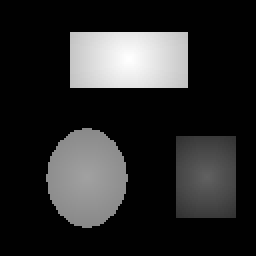
#> input picture UNSTPB/Year IV/Semester 1/Image Processing/Laboratory Exam Recap/tst2.bmp, 128 x 128 px (shown 2 times larger)
$ python 2.py
#> lines starting #> are read from the running program, lines starting #| are printed output that depends on the picture
#%%

#b) Make an image that contains the magnitudes of the vertical edges of the object that has the lightest gray levels.
#1. Segment the image so that you have the two labels: one for the object and one for the background. Visualize the segmented image with the appropriate vmin and vmax.

#import the necessary libraries
import numpy as np
import matplotlib.pyplot as plt
from skimage import io, color

#close all other images
plt.close('all')

#read the image and convert to grayscale
img = io.imread('tst2.bmp')
#> img is the input picture: shape (128, 128, 3); min 1, max 255, mean 42.3
img = color.rgb2gray(img)
#> img: shape (128, 128) float64
img = (img * 255).astype(int)
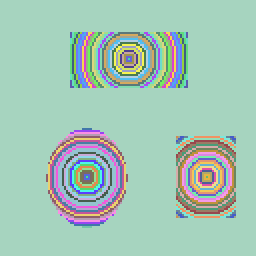
#> img: shape (128, 128) int64 (shown 2 times larger); 84 distinct labels, from 1 to 255; one colour per label, 0 black

#show the original image
print('1)')
plt.figure()
plt.imshow(img, cmap = 'gray')

#get width and height of img
h, w = img.shape
#> h = 128; w = 128
hist,_ = np.histogram(img, range(0, 256))
#> hist = 255 values, max 11952 at index 1, min 0 at index 0, mean 64.25
plt.figure(figsize = (10, 10))
plt.plot(hist)

#compute the labes
img_labels = np.zeros((h, w))
img_labels[img < 175] = 0
img_labels[img >= 175] = 1

#show the segmented image
plt.figure()
plt.imshow(img_labels, cmap = 'gray', vmin = 0, vmax = 1)
plt.title("Segmented image")


#2) Extract only the vertical edges from the segmented image. Use the appropriate method considering the image is not noisy. Normalize the resulting image using the formula ((value - min) / (max - min)) * 255. Visualize the image with the contours with the appropriate vmin and vmax.

#vertical mask using gradient method
mask_vertical = np.array([[0, -1, 0], [0, 0, 0], [0, 1, 0]])

vert_edges = img.copy()
w_size = 3
border = w_size // 2

#apply the edge detection mask
for i in range(border, h - border):
    for j in range(border, w - border):
        V = img[i - border:i + border + 1, j - border:j + border + 1]
        V = V * mask_vertical
        vert_edges[i, j] = np.abs(np.sum(V))
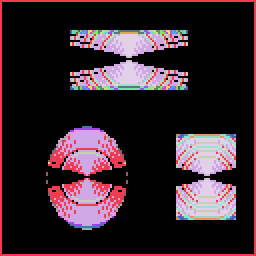
#> vert_edges: shape (128, 128) int64 (shown 2 times larger); 40 distinct labels, from 0 to 231; one colour per label, 0 black

#plot the figure
plt.figure()
plt.imshow(vert_edges, cmap = 'gray', vmin = 0, vmax = 1)
plt.title("Vertical edges")
# %%
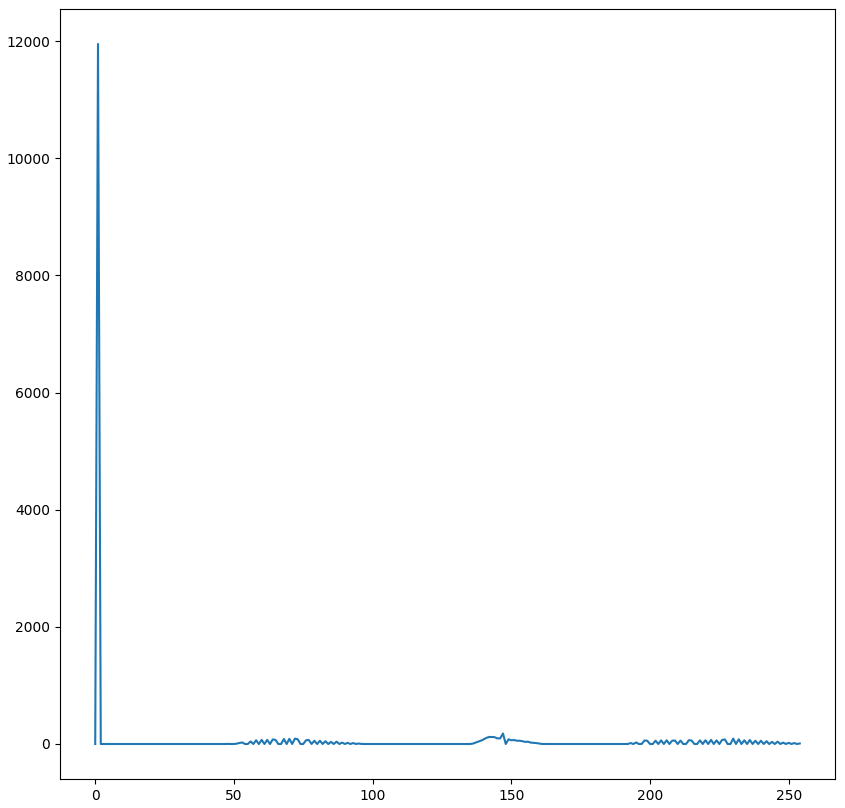
#> figure drawn by matplotlib, 1 panel; curve peaks at x = 1, y = 11952
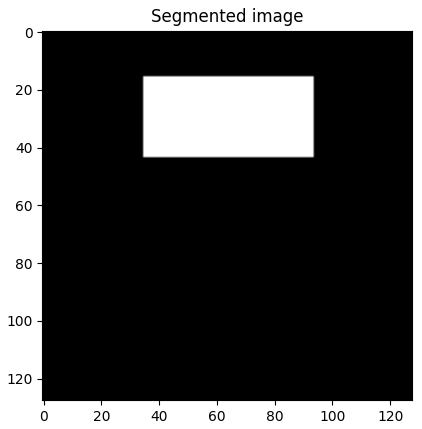
#> figure drawn by matplotlib, 1 panel
